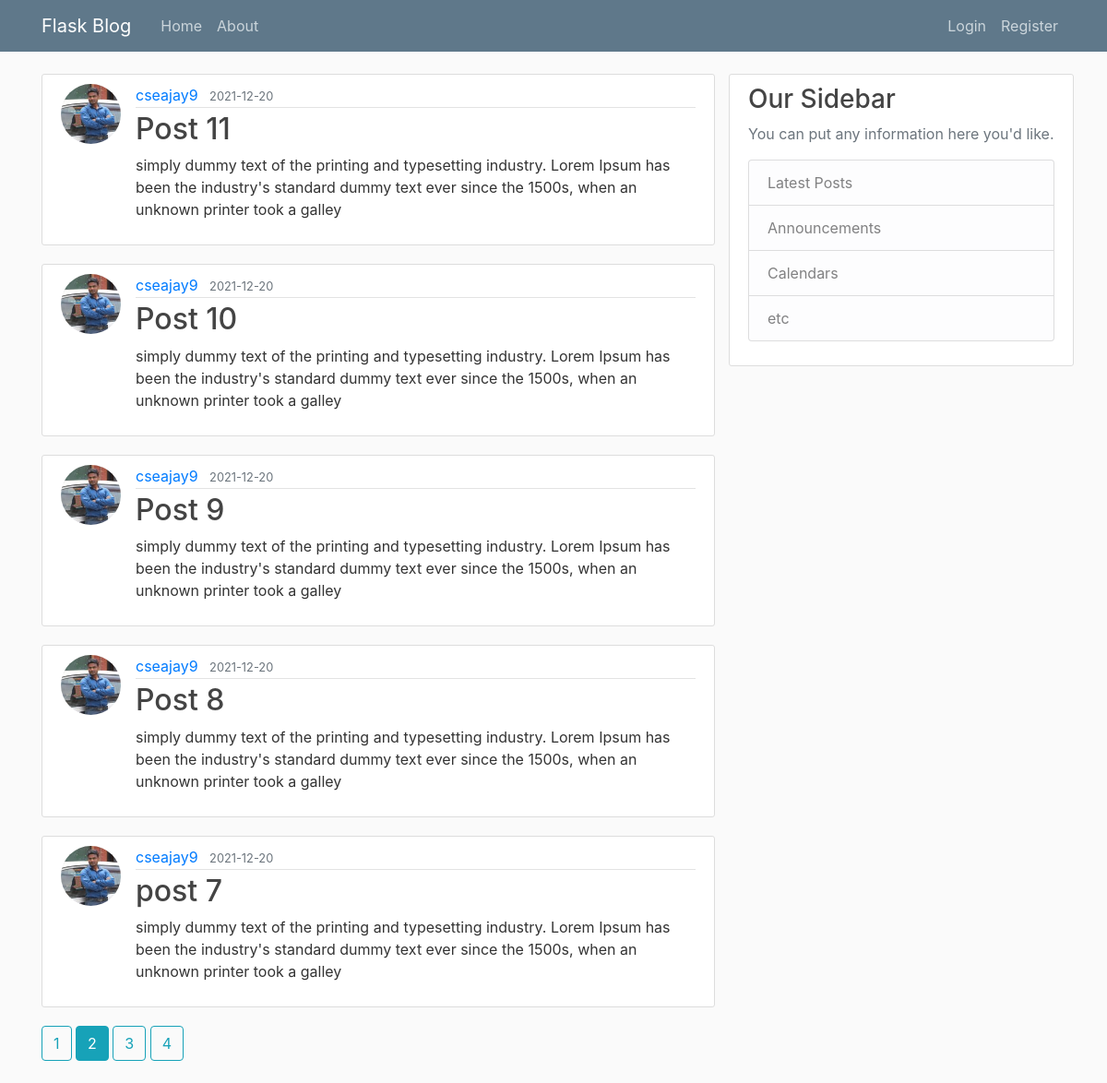
The page /home?page=2 on the database its author committed.
### flaskblog/models.py (models this page shows, shortened)
class Post(db.Model):
    id = db.Column(db.Integer, primary_key=True)
    title = db.Column(db.String(100), nullable=False)
    date_posted = db.Column(db.DateTime, nullable=False, default =datetime.utcnow)
    content = db.Column(db.Text, nullable=False)
    user_id = db.Column(db.Integer, db.ForeignKey('user.id'), nullable=False)

class User(db.Model, UserMixin):
    id = db.Column(db.Integer, primary_key=True)
    username = db.Column(db.String(20), unique=True, nullable=False)
    email = db.Column(db.String(120), unique=True, nullable=False)
    image_file = db.Column(db.String(20), nullable=False, default='default.jpg')
    password = db.Column(db.String(60), nullable=False)
    posts = db.relationship('Post', backref='author', lazy=True)

### flaskblog/main/routes.py (the view)
@main.route("/")
@main.route("/home")
def home():
    page = request.args.get('page', 1, type=int)
    posts = Post.query.order_by(Post.date_posted.desc()).paginate(page=page, per_page=5)
    return render_template('home.html', posts=posts)

### flaskblog/templates/home.html
{% extends "layout.html" %}
{% block content%}
    {% for post in posts.items %}
        <article class="media content-section">
              <img class="rounded-circle article-img" src=" {{ url_for('static', filename='profile_pics/' + post.author.image_file) }}" alt="">
              <div class="media-body">
                <div class="article-metadata">
                  <a class="mr-2" href="{{ url_for('users.user_posts', username=post.author.username) }}">{{ post.author.username }}</a>
                  <small class="text-muted">{{ post.date_posted.strftime('%Y-%m-%d') }}</small>
                </div>
                <h2><a class="article-title" href=" {{ url_for('posts.post', post_id=post.id) }}">{{ post.title }}</a></h2>
                <p class="article-content">{{ post.content }}</p>
              </div>
        </article>
    {% endfor %}
    {% for page_num in posts.iter_pages(left_edge=1, right_edge=1, left_current=1, right_current=2) %}
        {% if page_num %}
            {% if posts.page == page_num %}
                    <a class="btn btn-info mb-4" href=" {{ url_for('main.home', page=page_num) }}"> {{ page_num }}</a>
            {% else %}
                    <a class="btn btn-outline-info mb-4" href=" {{ url_for('main.home', page=page_num) }}"> {{ page_num }}</a>
            {% endif %}
        {% else %}
            ...
        {% endif %}
    {% endfor %}
{% endblock content %}

### flaskblog/static/main.css (style rules this page uses)
body { background: #fafafa; color: #333333; margin-top: 5rem; }
h1, h2, h3, h4, h5, h6 { color: #444444; }
.content-section { background: #ffffff; padding: 10px 20px; border: 1px solid #dddddd; border-radius: 3px; margin-bottom: 20px; }
.article-title { color: #444444; }
.article-content { white-space: pre-line; }
.article-img { height: 65px; width: 65px; margin-right: 16px; }
.article-metadata { padding-bottom: 1px; margin-bottom: 4px; border-bottom: 1px solid #e3e3e3 }

### rows shown on the page
Post: image_file (picture), author.username "cseajay9", date_posted "2021-12-20", title "Post 11", content "simply dummy text of the printing and typesetting industry. Lorem Ipsum has been the industry's standard dummy text ever since the 1500s, when an unknown printer took a galley"
Post: image_file (picture), author.username "cseajay9", date_posted "2021-12-20", title "Post 10", content "simply dummy text of the printing and typesetting industry. Lorem Ipsum has been the industry's standard dummy text ever since the 1500s, when an unknown printer took a galley"
Post: image_file (picture), author.username "cseajay9", date_posted "2021-12-20", title "Post 9", content "simply dummy text of the printing and typesetting industry. Lorem Ipsum has been the industry's standard dummy text ever since the 1500s, when an unknown printer took a galley"
Post: image_file (picture), author.username "cseajay9", date_posted "2021-12-20", title "Post 8", content "simply dummy text of the printing and typesetting industry. Lorem Ipsum has been the industry's standard dummy text ever since the 1500s, when an unknown printer took a galley"
Post: image_file (picture), author.username "cseajay9", date_posted "2021-12-20", title "post 7", content "simply dummy text of the printing and typesetting industry. Lorem Ipsum has been the industry's standard dummy text ever since the 1500s, when an unknown printer took a galley"

### other values the page prints
{{ page_num }} "1" "3" "4"
{{ page_num }} "2"
